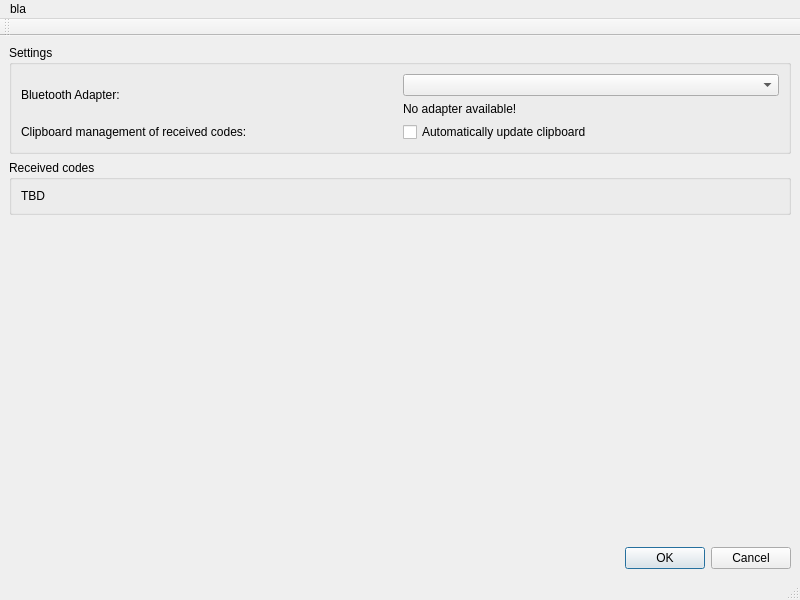
<?xml version="1.0" encoding="UTF-8"?>
<ui version="4.0">
 <class>Dashboard</class>
 <widget class="QMainWindow" name="Dashboard">
  <property name="geometry">
   <rect>
    <x>0</x>
    <y>0</y>
    <width>800</width>
    <height>600</height>
   </rect>
  </property>
  <property name="windowTitle">
   <string>MainWindow</string>
  </property>
  <widget class="QWidget" name="centralwidget">
   <layout class="QVBoxLayout" name="verticalLayout">
    <item>
     <widget class="QGroupBox" name="groupBox">
      <property name="title">
       <string>Settings</string>
      </property>
      <layout class="QGridLayout" name="gridLayout">
       <item row="1" column="1">
        <widget class="QCheckBox" name="checkBox">
         <property name="text">
          <string>Automatically update clipboard</string>
         </property>
        </widget>
       </item>
       <item row="0" column="0">
        <widget class="QLabel" name="label">
         <property name="text">
          <string>Bluetooth Adapter:</string>
         </property>
        </widget>
       </item>
       <item row="1" column="0">
        <widget class="QLabel" name="label_2">
         <property name="text">
          <string>Clipboard management of received codes:</string>
         </property>
        </widget>
       </item>
       <item row="0" column="1">
        <layout class="QVBoxLayout" name="verticalLayout_2">
         <item>
          <widget class="QComboBox" name="comboBox"/>
         </item>
         <item>
          <widget class="QLabel" name="label_3">
           <property name="text">
            <string>No adapter available!</string>
           </property>
          </widget>
         </item>
        </layout>
       </item>
      </layout>
     </widget>
    </item>
    <item>
     <widget class="QGroupBox" name="groupBox_2">
      <property name="title">
       <string>Received codes</string>
      </property>
      <layout class="QVBoxLayout" name="verticalLayout_3">
       <item>
        <widget class="QLabel" name="label_4">
         <property name="text">
          <string>TBD</string>
         </property>
        </widget>
       </item>
      </layout>
     </widget>
    </item>
    <item>
     <spacer name="verticalSpacer">
      <property name="orientation">
       <enum>Qt::Vertical</enum>
      </property>
      <property name="sizeHint" stdset="0">
       <size>
        <width>20</width>
        <height>40</height>
       </size>
      </property>
     </spacer>
    </item>
    <item>
     <widget class="QDialogButtonBox" name="buttonBox">
      <property name="standardButtons">
       <set>QDialogButtonBox::Cancel|QDialogButtonBox::Ok</set>
      </property>
     </widget>
    </item>
   </layout>
  </widget>
  <widget class="QStatusBar" name="statusbar"/>
  <widget class="QToolBar" name="toolBar">
   <property name="windowTitle">
    <string>toolBar</string>
   </property>
   <attribute name="toolBarArea">
    <enum>TopToolBarArea</enum>
   </attribute>
   <attribute name="toolBarBreak">
    <bool>false</bool>
   </attribute>
  </widget>
  <widget class="QMenuBar" name="menubar">
   <property name="geometry">
    <rect>
     <x>0</x>
     <y>0</y>
     <width>800</width>
     <height>22</height>
    </rect>
   </property>
   <widget class="QMenu" name="menubla">
    <property name="title">
     <string>bla</string>
    </property>
    <addaction name="actionhui"/>
   </widget>
   <addaction name="menubla"/>
  </widget>
  <action name="actionhui">
   <property name="text">
    <string>hui</string>
   </property>
  </action>
 </widget>
 <resources/>
 <connections/>
</ui>
